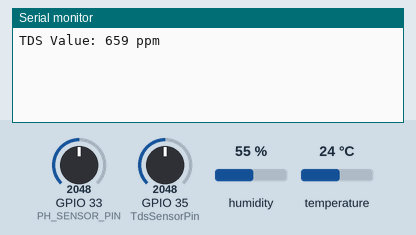
This sketch was run on a simulated ESP32. Shown: the last lines printed to the serial monitor. The test bench sets the inputs (shaded band); at power-on: humidity 55 %, GPIO 33 (PH_SENSOR_PIN) = 2048, GPIO 35 (TdsSensorPin) = 2048, temperature 24 °C.

Above: at 1.2 s.
1.3 s: humidity set to 22 %
At 2.22 s:
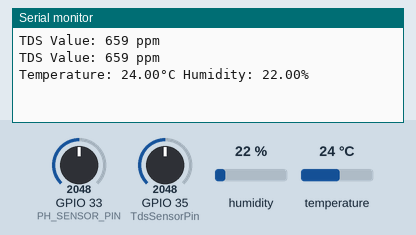
3.8 s: GPIO 33 (PH_SENSOR_PIN) set to 2866
At 4.7 s:
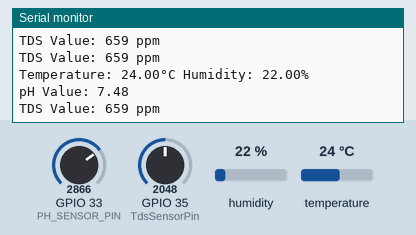
5.3 s: GPIO 35 (TdsSensorPin) set to 2866
At 6.58 s:
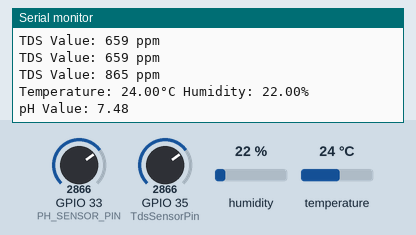
6.8 s: temperature set to 12 °C
At 6.8 s:
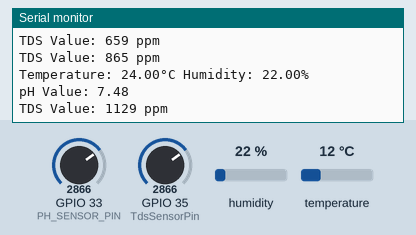
8.3 s: GPIO 33 (PH_SENSOR_PIN) set to 3972
At 9.0 s:
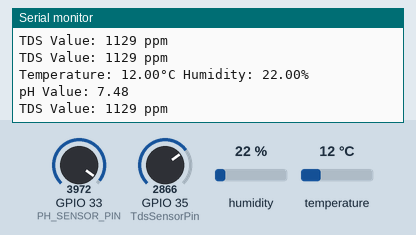
9.8 s: GPIO 35 (TdsSensorPin) set to 3972
At 11.4 s:
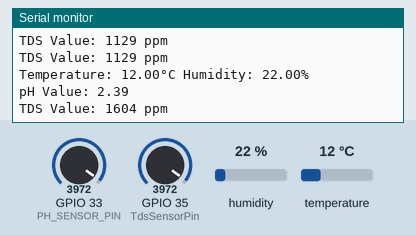
Timing chart, 0 to 12.3 s (numbered marks = the images above; inputs shaded):
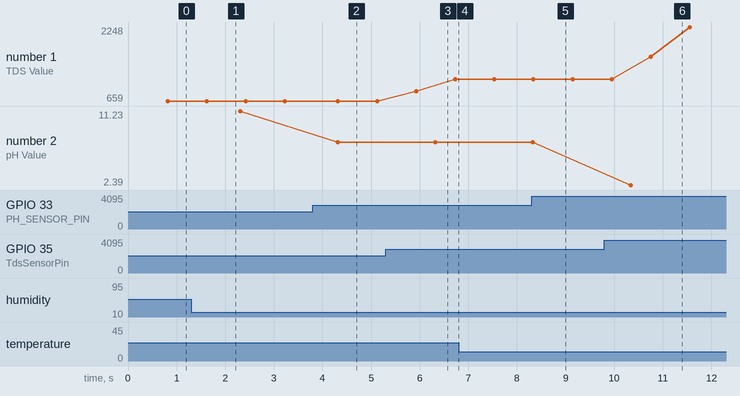

The sketch:

sketch.ino
```cpp
#include "dhtConfig.h"
#include "tdsSensor.h"
#include "phSensor.h"

unsigned long previousMillis = 0;
const unsigned long interval = 2000;
const unsigned long intervalph = 000;

int analogBuffer[SCOUNT];
int analogBufferTemp[SCOUNT];
int analogBufferIndex = 0;

float temperature = 25;
float tdsValue = 0;

void setup() {
  Serial.begin(115200);
  pinMode(TdsSensorPin, INPUT);
  initializeDHT();
  initPHSensor();
}

void loop() {
  delay(10);

  unsigned long currentMillis = millis();

  if (currentMillis - previousMillis >= interval) {
    previousMillis = currentMillis;

  float temperature = getTemperature();
  float humidity = getHumidity();

  if(isnan(temperature) || isnan(humidity)) {
    Serial.println("Failed to read from DHT sensor!");
    return;
  } else {
    Serial.print("Temperature: ");
    Serial.print(temperature);
    Serial.print("°C");
    Serial.print(" Humidity: ");
    Serial.print(humidity);
    Serial.println("%");
    }

  float phValue = readPHValue();
  Serial.print("pH Value: ");
  Serial.println(phValue);
  }

    static unsigned long analogSampleTimepoint = millis();
    static unsigned long printTimepoint = millis();

    if (millis() - analogSampleTimepoint > 40U) {
        analogSampleTimepoint = millis();
        analogBuffer[analogBufferIndex] = analogRead(TdsSensorPin);
        analogBufferIndex++;
        if (analogBufferIndex == SCOUNT) {
            analogBufferIndex = 0;
        }
    }

    if (millis() - printTimepoint > 800U) {
        printTimepoint = millis();
        memcpy(analogBufferTemp, analogBuffer, SCOUNT * sizeof(int));
        float tdsValue = readTDSValue(analogBufferTemp, temperature);

        Serial.print("TDS Value: ");
        Serial.print(tdsValue, 0);
        Serial.println(" ppm");
    }
}
```

phSensor.cpp
```cpp
#include "phSensor.h"

const float calibration_value = 21.34 - 0.7;
int buffer_arr[10];
int temp = 0;

void initPHSensor(){
  pinMode(PH_SENSOR_PIN, INPUT);
}

float readPHValue() {
  for (int i = 0; i < 10; i++){
    buffer_arr[i] = analogRead(PH_SENSOR_PIN);
    delay(30);
  }

  for (int i = 0; i < 9; i++){
    for (int j = i +1; j < 10; j++){
      if (buffer_arr[i] > buffer_arr[j]){
        temp = buffer_arr[i];
        buffer_arr[i] = buffer_arr [j];
        buffer_arr[j] = temp;
      }
    }
  }

  unsigned long avgval = 0;
  for (int i = 2; i <8; i++){
    avgval += buffer_arr[i];
  }

  float voltage = (float)avgval*3.3/4095/6;

  float phValue = -5.70*voltage + calibration_value;

  return phValue;
}
```

phSensor.h
```cpp
#ifndef PH_SENSOR_H
#define PH_SENSOR_H

#include <Arduino.h>
#define PH_SENSOR_PIN 33

void initPHSensor();
float readPHValue();

#endif
```

tdsSensor.cpp
```cpp
#include "tdsSensor.h"

// Fungsi Median Filtering
int getMedianNum(int bArray[], int iFilterLen) {
    int bTab[iFilterLen];
    for (byte i = 0; i < iFilterLen; i++) {
        bTab[i] = bArray[i];
    }
    int i, j, bTemp;
    for (j = 0; j < iFilterLen - 1; j++) {
        for (i = 0; i < iFilterLen - j - 1; i++) {
            if (bTab[i] > bTab[i + 1]) {
                bTemp = bTab[i];
                bTab[i] = bTab[i + 1];
                bTab[i + 1] = bTemp;
            }
        }
    }
    if ((iFilterLen & 1) > 0) {
        bTemp = bTab[(iFilterLen - 1) / 2];
    } else {
        bTemp = (bTab[iFilterLen / 2] + bTab[iFilterLen / 2 - 1]) / 2;
    }
    return bTemp;
}

// Fungsi untuk Membaca dan Memproses Data Sensor
float readTDSValue(int analogBuffer[], float temperature) {
    // Hitung tegangan rata-rata dengan median filtering
    float averageVoltage = getMedianNum(analogBuffer, SCOUNT) * (float)VREF / 4096.0;

    // Kompensasi suhu
    float compensationCoefficient = 1.0 + 0.02 * (temperature - 25.0);
    float compensationVoltage = averageVoltage / compensationCoefficient;

    // Konversi tegangan ke nilai TDS
    float tdsValue = (133.42 * compensationVoltage * compensationVoltage * compensationVoltage
                     - 255.86 * compensationVoltage * compensationVoltage
                     + 857.39 * compensationVoltage) * 0.5;

    return tdsValue;
}
```

tdsSensor.h
```cpp
#ifndef TDSSENSOR_H
#define TDSSENSOR_H

#include <Arduino.h>

#define TdsSensorPin 35
#define VREF 3.3
#define SCOUNT 30

void initializeSensor();
int getMedianNum(int bArray[], int iFilterLen);
float readTDSValue(int analogBuffer[], float temperature);

#endif
```

dhtConfig.cpp
```cpp
#include "dhtConfig.h"

#define DHTPIN 32
#define DHTTYPE DHT22
DHT dht(DHTPIN, DHTTYPE);

void initializeDHT() {
  dht.begin();
}

float getTemperature(){
  return dht.readTemperature();
}

float getHumidity(){
  return dht.readHumidity();
}
```

dhtConfig.h
```cpp
#ifndef DHTCONFIG_H
#define DHTCONFIG_H

#include <DHT.h>

void initializeDHT();
float getTemperature();
float getHumidity();

#endif
```

Measured:
- after the input at 1.3 s, the serial monitor: prints a new line after 0.71 s (image 1)
- after the input at 3.8 s, the serial monitor: prints a new line after 0.52 s (image 2)
- after the input at 5.3 s, the serial monitor: prints a new line after 0.63 s (image 3)
- after the input at 9.8 s, the serial monitor: prints a new line after 0.95 s (image 6)
- plotted number 1: 659 → 1129 after the input at 5.3 s, 1129 → 2248 after the input at 9.8 s
- plotted number 2: 11.23 → 7.48 after the input at 3.8 s
